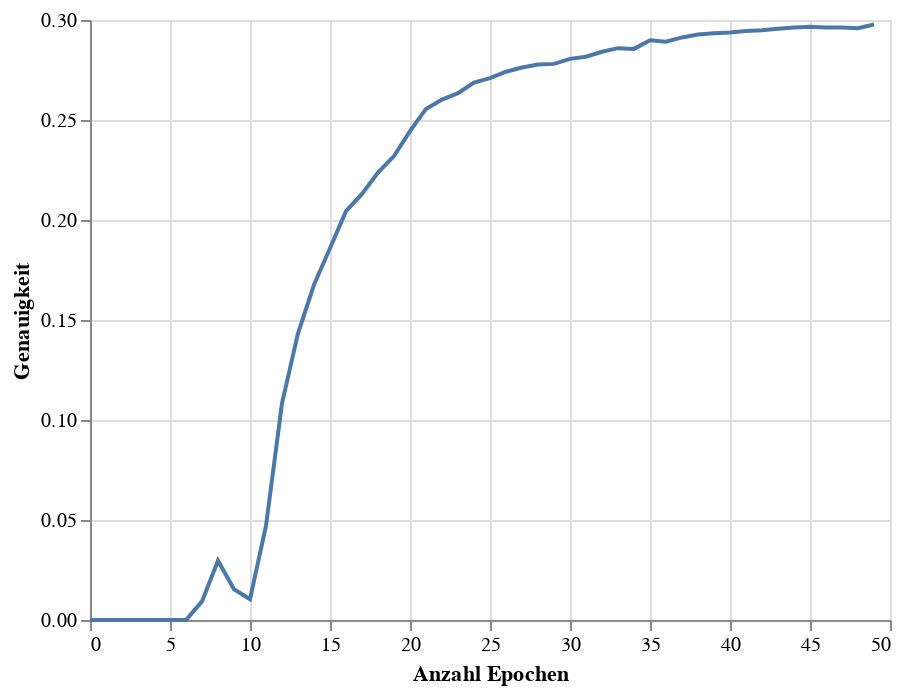

The cell this chart's notebook holds for it:
### Code cell
accuracy_chart = alt.Chart(accuracy_df).mark_line().encode(
    x=alt.X('Epoch',title = 'Anzahl Epochen'),
    y=alt.Y('Accuracy', title = 'Genauigkeit')
)
accuracy_chart

### Figure 1 — Vega-Lite specification as saved in the notebook (floating-point values rounded to 4 significant figures)
{"config": {"view": {"continuousWidth": 400, "continuousHeight": 300}}, "data": {"name": "data-184f0edf6eb73809ac3e185d75fc64c9"}, "mark": "line", "encoding": {"x": {"field": "Epoch", "title": "Anzahl Epochen", "type": "quantitative"}, "y": {"field": "Accuracy", "title": "Genauigkeit", "type": "quantitative"}}, "$schema": "https://vega.github.io/schema/vega-lite/v4.17.0.json", "datasets": {"data-184f0edf6eb73809ac3e185d75fc64c9": [{"Epoch": 0, "Accuracy": 0.0}, {"Epoch": 1, "Accuracy": 0.0}, {"Epoch": 2, "Accuracy": 0.0}, {"Epoch": 3, "Accuracy": 0.0}, {"Epoch": 4, "Accuracy": 0.0}, {"Epoch": 5, "Accuracy": 0.0}, {"Epoch": 6, "Accuracy": 0.0}, {"Epoch": 7, "Accuracy": 0.009292}, {"Epoch": 8, "Accuracy": 0.02966}, {"Epoch": 9, "Accuracy": 0.01537}, {"Epoch": 10, "Accuracy": 0.01036}, {"Epoch": 11, "Accuracy": 0.04718}, {"Epoch": 12, "Accuracy": 0.1083}, {"Epoch": 13, "Accuracy": 0.1433}, {"Epoch": 14, "Accuracy": 0.1676}, {"Epoch": 15, "Accuracy": 0.1858}, {"Epoch": 16, "Accuracy": 0.2044}, {"Epoch": 17, "Accuracy": 0.213}, {"Epoch": 18, "Accuracy": 0.2237}, {"Epoch": 19, "Accuracy": 0.232}, {"Epoch": 20, "Accuracy": 0.2445}, {"Epoch": 21, "Accuracy": 0.2555}, {"Epoch": 22, "Accuracy": 0.2602}, {"Epoch": 23, "Accuracy": 0.2634}, {"Epoch": 24, "Accuracy": 0.2688}, {"Epoch": 25, "Accuracy": 0.2709}, {"Epoch": 26, "Accuracy": 0.2741}, {"Epoch": 27, "Accuracy": 0.2763}, {"Epoch": 28, "Accuracy": 0.2777}, {"Epoch": 29, "Accuracy": 0.2781}, {"Epoch": 30, "Accuracy": 0.2806}, {"Epoch": 31, "Accuracy": 0.2816}, {"Epoch": 32, "Accuracy": 0.2841}, {"Epoch": 33, "Accuracy": 0.2859}, {"Epoch": 34, "Accuracy": 0.2856}, {"Epoch": 35, "Accuracy": 0.2898}, {"Epoch": 36, "Accuracy": 0.2891}, {"Epoch": 37, "Accuracy": 0.2913}, {"Epoch": 38, "Accuracy": 0.2927}, {"Epoch": 39, "Accuracy": 0.2934}, {"Epoch": 40, "Accuracy": 0.2938}, {"Epoch": 41, "Accuracy": 0.2945}, {"Epoch": 42, "Accuracy": 0.2949}, {"Epoch": 43, "Accuracy": 0.2956}, {"Epoch": 44, "Accuracy": 0.2963}, {"Epoch": 45, "Accuracy": 0.2966}, {"Epoch": 46, "Accuracy": 0.2963}, {"Epoch": 47, "Accuracy": 0.2963}, {"Epoch": 48, "Accuracy": 0.2959}, {"Epoch": 49, "Accuracy": 0.2977}]}}
